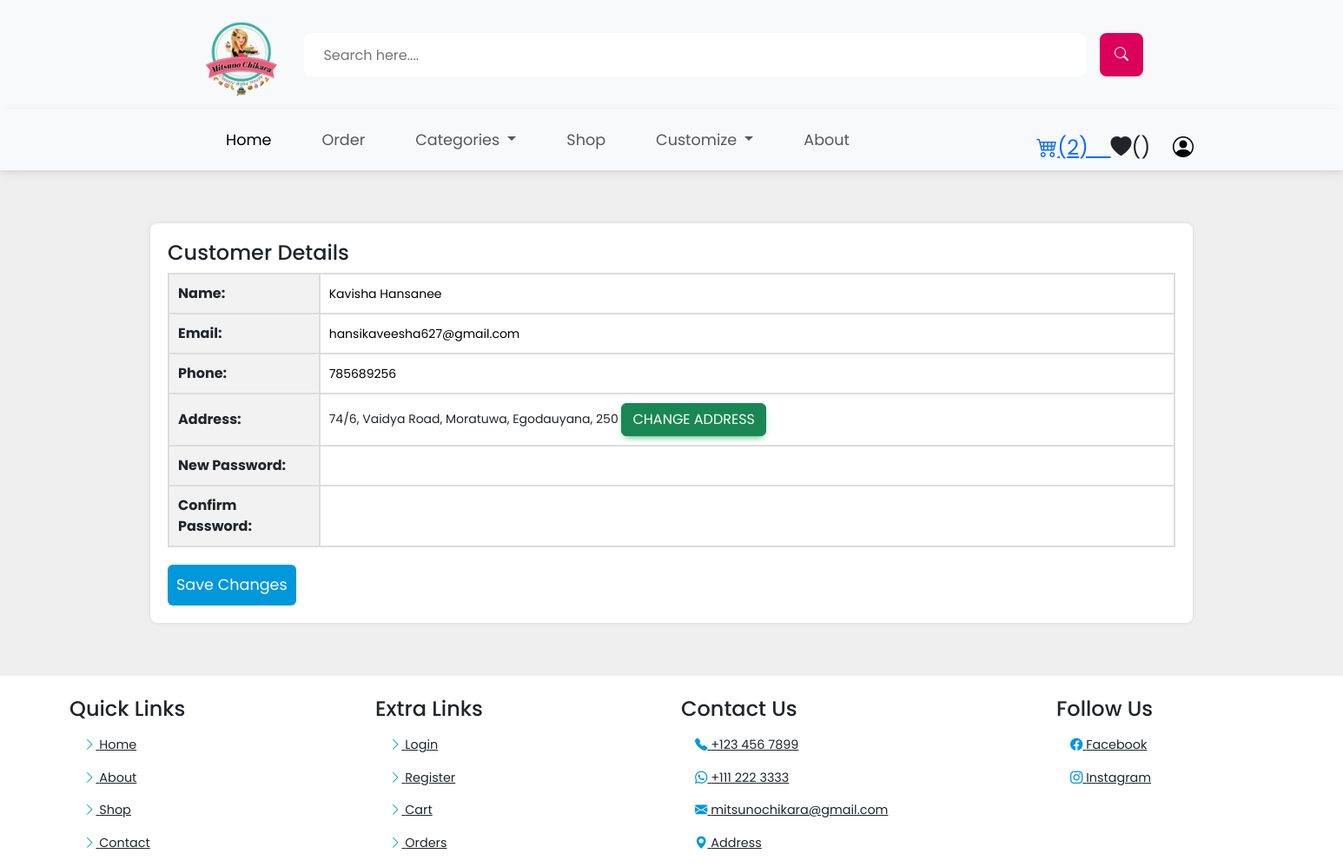
The app's page /customerDetails.php (signed in) with its own data.
### tables this page shows
CREATE TABLE IF NOT EXISTS `users` (
  `id` int(10) UNSIGNED NOT NULL AUTO_INCREMENT,
  `user_id` varchar(20) NOT NULL,
  `email` varchar(255) DEFAULT NULL,
  `name` varchar(255) DEFAULT NULL,
  `number` int(11) DEFAULT NULL,
  `password` varchar(255) DEFAULT NULL,
  PRIMARY KEY (`id`)
);

CREATE TABLE IF NOT EXISTS `customer_address` (
  `id` int(11) NOT NULL AUTO_INCREMENT,
  `user_id` varchar(255) NOT NULL,
  `street_address` varchar(255) NOT NULL,
  `apartment` varchar(255) DEFAULT NULL,
  `city` varchar(255) NOT NULL,
  `state` varchar(255) NOT NULL,
  `postal_code` varchar(255) NOT NULL,
  PRIMARY KEY (`id`)
);

### customerDetails.php (the view, shortened to what this page needs)
<?php
include 'components/navbar.php';
$query = "SELECT * FROM `users` WHERE email = '{$_SESSION['email']}'";
$result = mysqli_query($conn, $query);
$row = mysqli_fetch_assoc($result);
?>
<!DOCTYPE html>
<html>
<head>
  <link href="https://cdn.jsdelivr.net/npm/bootstrap@5.3.0-alpha3/dist/css/bootstrap.min.css" rel="stylesheet">
  <link rel="stylesheet" href="css/navStyle.css">
  <link rel="stylesheet" href="css/account.css">
</head>
<body>
  <div class="container">
    <form method="post" action="update_profile.php">
      <h1>Customer Details</h1>
      <table>
        <tr>
          <th>Name:</th>
          <td><input type="text" name="username" id="username" value="<?php echo $row['name']; ?>"><br></td>
        </tr>
        <tr>
          <th>Email:</th>
          <td><input type="email" class="email" name="email" id="email" value="<?php echo $row['email']; ?>" readonly></td>
        </tr>
        <tr>
          <th>Phone:</th>
          <td><input type="text" name="phone" maxlength="9" max="999999999" id="phone" value="<?php echo $row['number']; ?>"></td>
        </tr>
        <tr>
          <th>Address:</th>
          <td>
            <?php
            $sql = "SELECT * FROM `customer_address` WHERE user_id = '" . $_SESSION['user_id'] . "'";
            $result_address = mysqli_query($conn, $sql);
            $address_row = mysqli_fetch_assoc($result_address);
            if (mysqli_num_rows($result_address) > 0) {
            ?>
              <?php
              echo $address_row['apartment'], ', ', $address_row['street_address'], ', ', $address_row['city'], ', ', $address_row['state'], ', ', $address_row['postal_code'];
              ?>
              <button type="button" class="btn btn-success" data-bs-toggle="modal" data-bs-target="#popUpWindow">Change address</button>
<?php
            }
?>
<br>
</td>
</tr>
<tr>
  <th>New Password:</th>
  <td><input type="password" name="password" id="password"><br></td>
</tr>
<tr>
  <th>Confirm Password:</th>
  <td><input type="password" name="Cpassword" id="Cpassword"><br></td>
</tr>
</table>
<input type="submit" name="zero" value="Save Changes" class="edit-btn">
</form>
</div>
<?php
include 'components/footer.php';
?>
</body>
</html>

### css/navStyle.css (style rules this page uses)
:root { --main-color: #DA005C; --orange: #f39c12; --red: #e74c3c; --white: #ffffff; --light-bg: #efefef; --border: 0.2rem solid var(--black); --box-shadow: 0 1.5rem 2rem rgb(0, 0, 0, 0.2); }
* { font-family: "Poppins", sans-serif; margin: 0; padding: 0; box-sizing: border-box; outline: none; border: none; text-decoration: none; }

### css/account.css (style rules this page uses)
:root { --main-color: #0098DA; --orange: #f39c12; --red: #e74c3c; --white: #ffffff; --light-bg: #EFEFEF; --border: 0.2rem solid var(--black); --box-shadow: 0 1.5rem 2rem rgb(0, 0, 0, .2); }
body { margin: 0; padding: 0; background-color: var(--light-bg); }
.container { max-width: 1200px; margin: 4% auto; padding: 20px; background-color: #fff; box-shadow: 0 0 5px rgba(0, 0, 0, 0.1); border-radius: .5rem; }
.email { width: 100%; }
h1 { font-size: 24px; margin-top: 0; }
table { width: 100%; border-collapse: collapse; margin-bottom: 20px; }
table th, table td { padding: 10px; text-align: left; border: 2px solid #ddd; }
table th { background-color: #f3f2f2; width: 15%; }
table td { font-size: 14px; }
.edit-btn { padding: 10px; font-size: 1.1rem; background-color: var(--main-color); color: var(--white); border-radius: 6px; }

### records on screen
users: username "Kavisha Hansanee", email "hansikaveesha627@gmail.com", phone "785689256"
customer_address: apartment "74/6", street_address "Vaidya Road", city "Moratuwa", state "Egodauyana", postal_code "250"

### other values on screen
$_SESSION['cartItem_no'] "2"
